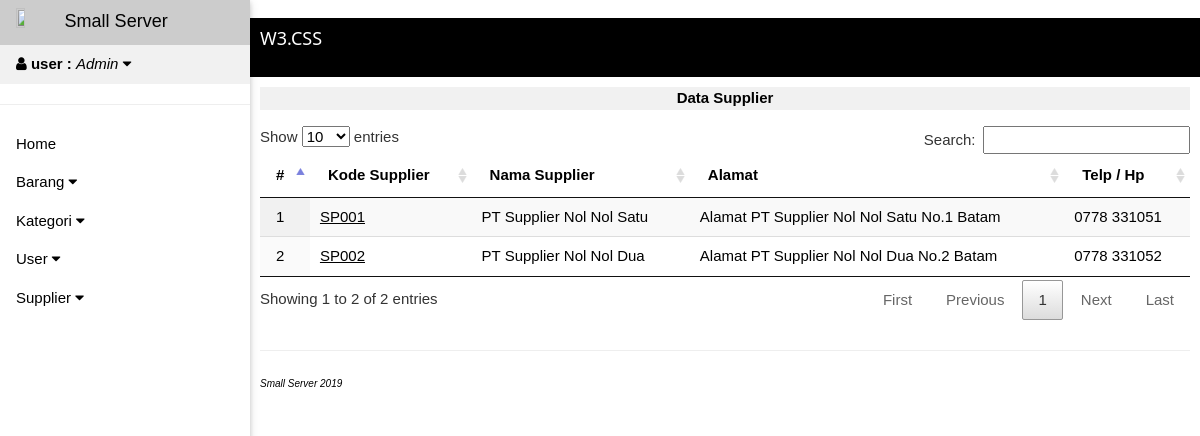
Page /v2/index.php?p=tsupplier&view (signed in) on the committed database.
### tables this page shows
CREATE TABLE `user` (
  `id_user` int(3) NOT NULL,
  `username` varchar(15) NOT NULL,
  `password` varchar(15) NOT NULL,
  `nama` varchar(30) NOT NULL,
  `level` int(5) NOT NULL,
  `bagian` varchar(50) NOT NULL
);

CREATE TABLE `supplier` (
  `id_supplier` int(3) NOT NULL,
  `kd_supplier` varchar(10) NOT NULL,
  `nm_supplier` varchar(50) NOT NULL,
  `alamat` varchar(100) NOT NULL,
  `telp` varchar(50) NOT NULL,
  `kontak` varchar(30) NOT NULL,
  `ket` mediumtext NOT NULL
);

### v2/mod/supplier/table.php (the view)
<?php
if ($_GET['p']=='tsupplier'){
    if (isset($_GET['view'])){
        ?>
        <div class="w3-center w3-margin-bottom w3-light-grey"><strong>Data Supplier</strong></div>
        <table id="example" class="w3-table display" style="width:100%">
        <thead>
            <tr>
                <th >#</th>
                <th>Kode Supplier</th>
                <th>Nama Supplier</th>
                <th>Alamat</th>
                <th>Telp / Hp</th>
            </tr>
        </thead>
        <tbody>
            <?php
            $query = mysqli_query($koneksi, "SELECT * FROM supplier order by kd_supplier")or die(mysql_error());
            $nomor = 1;
            while($data = mysqli_fetch_array($query)){
            ?>
            <tr>
                <td ><?php echo $nomor++; ?></td>
                <td><a href="?p=fsupplier&edit&id=<?php echo $data['id_supplier']; ?>"  title="Kelola data Supplier"><?php echo $data['kd_supplier']; ?></a></td>
                <td><?php echo $data['nm_supplier']; ?></td>
                <td><?php echo $data['alamat']; ?></td>
                <td><?php echo $data['telp']; ?></td>
            </tr>
            <?php } ?>
        </tbody>
        </table>
        <?php
    }
}
?>

### v2/part/sidebar.php (shortened to what this page needs)
<?php
$query = mysqli_query($koneksi, "SELECT * FROM user where username='$_SESSION[username]' ") or die ('Error '.mysqli_error($koneksi));
$data = mysqli_fetch_array($query);
?>
<nav class="w3-sidebar w3-bar-block w3-collapse w3-animate-left w3-card" style="z-index:3;width:250px;" id="mySidebar">
  <a class="w3-bar-item w3-button w3-border-bottom w3-large" href="index.php  "><img src="http://smallserver.online/v1/images/logo.png" style="width:20%; height: 20%;"> Small Server</a>
  <div>
    <a class="w3-bar-item w3-button w3-light-grey" w3-light onclick="myAccordion('account')" href="javascript:void(0)"><i class="fa fa-user"></i> <b>user :</b> <i><?php echo $data['nama'];?></i> <i class="fa fa-caret-down"></i></a>
  </div>
  <hr>
  <a class="w3-bar-item w3-button " href="index.php">Home</a>
  <?php
  if ($_SESSION['level']=='1'){
    ?>
    <div>
    <a class="w3-bar-item w3-button " onclick="myAccordion('barang')" href="javascript:void(0)">Barang <i class="fa fa-caret-down"></i></a>
    </div>
    <div>
    <a class="w3-bar-item w3-button" onclick="myAccordion('cat')" href="javascript:void(0)">Kategori <i class="fa fa-caret-down"></i></a>
    </div>
    <div>
    <a class="w3-bar-item w3-button" onclick="myAccordion('user')" href="javascript:void(0)">User <i class="fa fa-caret-down"></i></a>
    <a class="w3-bar-item w3-button" onclick="myAccordion('supplier')" href="javascript:void(0)">Supplier <i class="fa fa-caret-down"></i></a>
    </div>
    <?php
  }
  ?>
  </nav>

### v2/css/w3.css (style rules this page uses)
*,*:before,*:after { box-sizing:inherit }
html { -ms-text-size-adjust:100%;-webkit-text-size-adjust:100% }
body { margin:0 }
article,aside,details,figcaption,figure,footer,header,main,menu,nav,section { display:block }
a { background-color:transparent }
b,strong { font-weight:bolder }
img { border-style:none }
hr { box-sizing:content-box;height:0;overflow:visible }
html,body { font-family:Verdana,sans-serif;font-size:15px;line-height:1.5 }
html { overflow-x:hidden }
hr { border:0;border-top:1px solid #eee;margin:20px 0 }
img { vertical-align:middle }
a { color:inherit }
.w3-table,.w3-table-all { border-collapse:collapse;border-spacing:0;width:100%;display:table }
.w3-table td,.w3-table th,.w3-table-all td,.w3-table-all th { padding:8px 8px;display:table-cell;text-align:left;vertical-align:top }
.w3-table th:first-child,.w3-table td:first-child,.w3-table-all th:first-child,.w3-table-all td:first-child { padding-left:16px }
.w3-btn,.w3-button { border:none;display:inline-block;padding:8px 16px;vertical-align:middle;overflow:hidden;text-decoration:none;color:inherit;background-color:inherit;text-align:center;cursor:pointer;white-space:nowrap }
.w3-btn,.w3-button { -webkit-touch-callout:none;-webkit-user-select:none;-khtml-user-select:none;-moz-user-select:none;-ms-user-select:none;user-select:none }
.w3-sidebar { height:100%;width:200px;background-color:#fff;position:fixed!important;z-index:1;overflow:auto }
.w3-bar-block .w3-bar-item { width:100%;display:block;padding:8px 16px;text-align:left;border:none;white-space:normal;float:none;outline:0 }
@media (min-width:993px) { .w3-sidebar.w3-collapse { display:block!important } }
.w3-card,.w3-card-2 { box-shadow:0 2px 5px 0 rgba(0,0,0,0.16),0 2px 10px 0 rgba(0,0,0,0.12) }
.w3-animate-left { position:relative;animation:animateleft 0.4s }
.w3-large { font-size:18px!important }
.w3-center { text-align:center!important }
.w3-border-bottom { border-bottom:1px solid #ccc!important }
.w3-margin-bottom { margin-bottom:16px!important }
.w3-light-grey,.w3-hover-light-grey:hover,.w3-light-gray,.w3-hover-light-gray:hover { color:#000!important;background-color:#f1f1f1!important }

### rows in the picture
user: nama "Admin"
supplier: kd_supplier "SP001", nm_supplier "PT Supplier Nol Nol Satu", alamat "Alamat PT Supplier Nol Nol Satu No.1 Batam", telp "0778 331051"
supplier: kd_supplier "SP002", nm_supplier "PT Supplier Nol Nol Dua", alamat "Alamat PT Supplier Nol Nol Dua No.2 Batam", telp "0778 331052"
